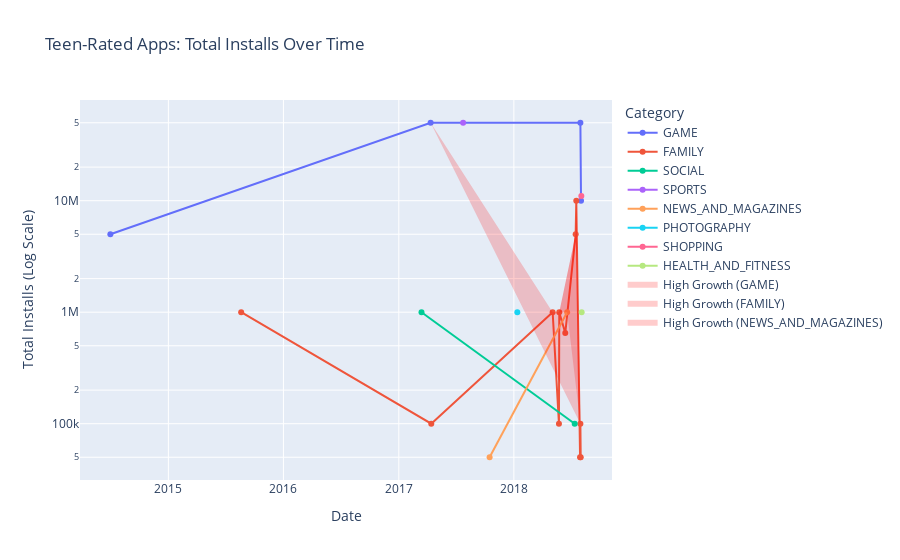
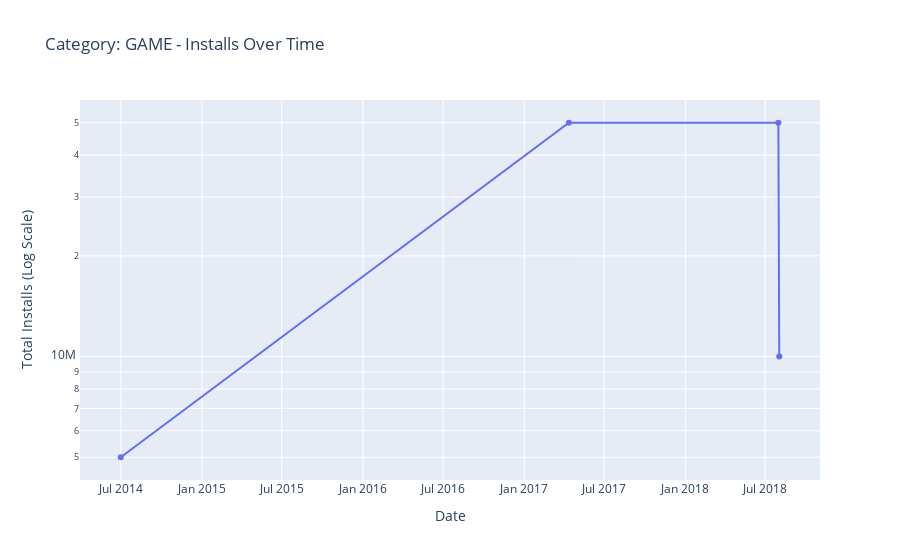
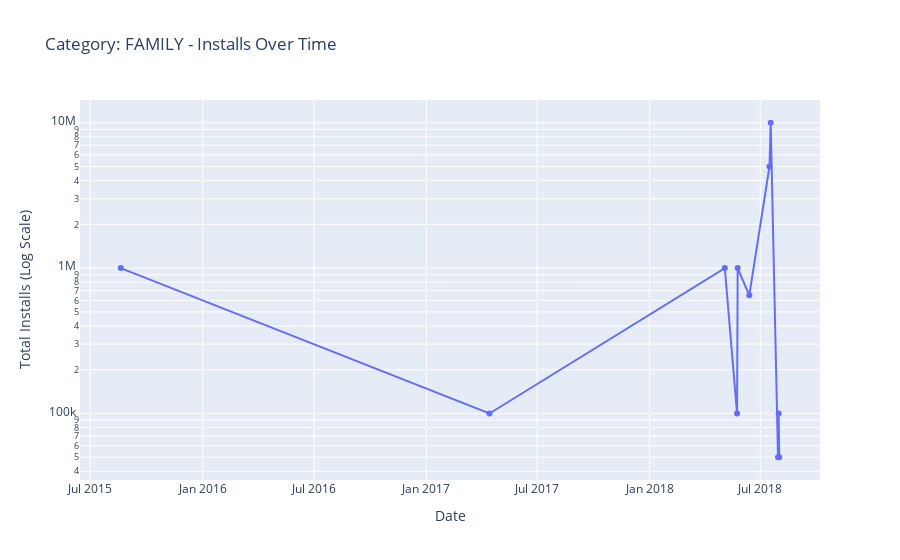
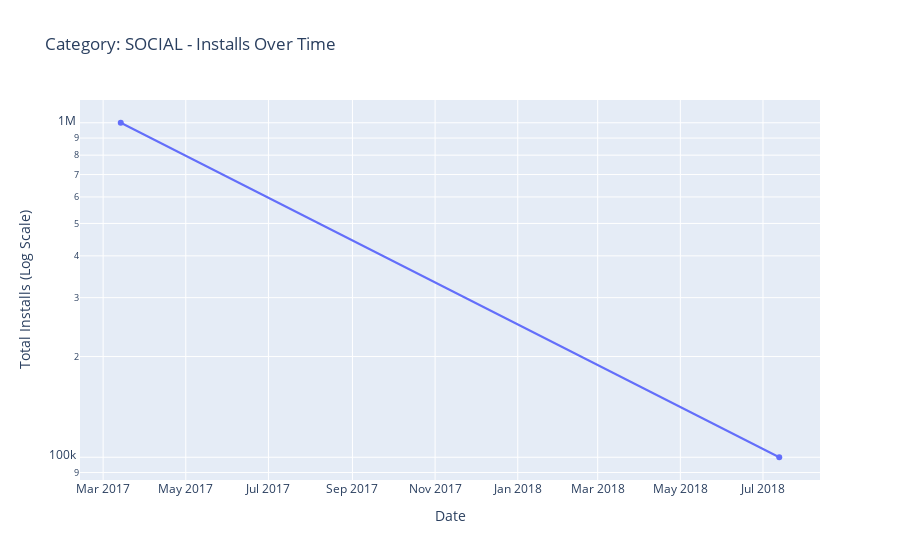

Notebook cell for these charts, in order:
### Code cell
import pandas as pd
import plotly.express as px
import plotly.graph_objects as go
import datetime as dt

# Load dataset
df = pd.read_csv("GooglePlayStore.zip", usecols=["App", "Category", "Installs", "Content Rating", "Last Updated"])

# Data Cleaning
df["Installs"] = df["Installs"].str.replace("[+,]", "", regex=True).astype(float)
df["Last Updated"] = pd.to_datetime(df["Last Updated"], errors="coerce")
df = df.dropna(subset=["Last Updated"])

# Filtering data based on conditions
filtered_df = df[
    (df["Content Rating"] == "Teen") &                   
    (df["App"].str.startswith("E")) &                    
    (df["Installs"] > 10000) &                           
    (df["Category"].notnull()) &                         
    (df["Last Updated"].notnull())                       
]

# Grouping and sorting
filtered_df = filtered_df.groupby(["Last Updated", "Category", "Content Rating"], as_index=False)["Installs"].sum()
filtered_df = filtered_df.sort_values("Last Updated")

# MoM Growth Calculation
filtered_df["Prev Installs"] = filtered_df.groupby("Category")["Installs"].shift(1)
filtered_df["MoM Growth"] = ((filtered_df["Installs"] - filtered_df["Prev Installs"]) / filtered_df["Prev Installs"]) * 100

# Time-based condition
current_time = dt.datetime.now().time()
if dt.time(18, 0) <= current_time <= dt.time(21, 0):  
    # Main Graph
    fig_main = px.line(
        filtered_df, 
        x="Last Updated", 
        y="Installs", 
        color="Category", 
        title="Teen-Rated Apps: Total Installs Over Time",
        markers=True, 
        hover_data=["MoM Growth", "Content Rating"]
    )

    fig_main.update_yaxes(title_text="Total Installs (Log Scale)", type="log")
    fig_main.update_xaxes(title_text="Date")

    # Highlight High Growth Areas
    for category in filtered_df["Category"].unique():
        category_data = filtered_df[filtered_df["Category"] == category]
        growth_exceeds_20 = category_data[category_data["MoM Growth"] > 20]

        fig_main.add_trace(go.Scatter(
            x=growth_exceeds_20["Last Updated"],
            y=growth_exceeds_20["Installs"],
            fill='tonexty',
            fillcolor="rgba(255, 0, 0, 0.2)",  
            mode="none",
            name=f"High Growth ({category})"
        ))

    fig_main.show()

    # Display Individual Graphs for Each Category
    for category in filtered_df["Category"].unique():
        category_data = filtered_df[filtered_df["Category"] == category]

        fig_category = px.line(
            category_data, 
            x="Last Updated", 
            y="Installs", 
            title=f"Category: {category} - Installs Over Time",
            markers=True
        )

        fig_category.update_yaxes(title_text="Total Installs (Log Scale)", type="log")
        fig_category.update_xaxes(title_text="Date")

        fig_category.show()

else:
    print("The graph is only available between 6 PM IST and 9 PM IST.")

### Figure 1 — Plotly figure (JSON) as saved in the notebook; plotly's stock layout.template omitted (floating-point values rounded to 4 significant figures)
{"data": [{"customdata": [[null, "Teen"], [900, "Teen"], [0, "Teen"], [-80, "Teen"]], "hovertemplate": "Category=GAME<br>Last Updated=%{x}<br>Installs=%{y}<br>MoM Growth=%{customdata[0]}<br>Content Rating=%{customdata[1]}<extra></extra>", "legendgroup": "GAME", "line": {"color": "#636efa", "dash": "solid"}, "marker": {"symbol": "circle"}, "mode": "markers+lines", "name": "GAME", "orientation": "v", "showlegend": true, "type": "scatter", "x": ["2014-07-01T00:00:00", "2017-04-12T00:00:00", "2018-07-31T00:00:00", "2018-08-02T00:00:00"], "xaxis": "x", "y": [5000000, 50000000, 50000000, 10000000], "yaxis": "y"}, {"customdata": [[null, "Teen"], [-90, "Teen"], [900, "Teen"], [-90, "Teen"], [900, "Teen"], [-35, "Teen"], [669.2, "Teen"], [100, "Teen"], [-99.5, "Teen"], [100, "Teen"], [-50, "Teen"]], "hovertemplate": "Category=FAMILY<br>Last Updated=%{x}<br>Installs=%{y}<br>MoM Growth=%{customdata[0]}<br>Content Rating=%{customdata[1]}<extra></extra>", "legendgroup": "FAMILY", "line": {"color": "#EF553B", "dash": "solid"}, "marker": {"symbol": "circle"}, "mode": "markers+lines", "name": "FAMILY", "orientation": "v", "showlegend": true, "type": "scatter", "x": ["2015-08-20T00:00:00", "2017-04-14T00:00:00", "2018-05-04T00:00:00", "2018-05-24T00:00:00", "2018-05-25T00:00:00", "2018-06-13T00:00:00", "2018-07-16T00:00:00", "2018-07-18T00:00:00", "2018-07-30T00:00:00", "2018-07-31T00:00:00", "2018-08-01T00:00:00"], "xaxis": "x", "y": [1000000, 100000, 1000000, 100000, 1000000, 650000, 5000000, 10000000, 50000, 100000, 50000], "yaxis": "y"}, {"customdata": [[null, "Teen"], [-90, "Teen"]], "hovertemplate": "Category=SOCIAL<br>Last Updated=%{x}<br>Installs=%{y}<br>MoM Growth=%{customdata[0]}<br>Content Rating=%{customdata[1]}<extra></extra>", "legendgroup": "SOCIAL", "line": {"color": "#00cc96", "dash": "solid"}, "marker": {"symbol": "circle"}, "mode": "markers+lines", "name": "SOCIAL", "orientation": "v", "showlegend": true, "type": "scatter", "x": ["2017-03-14T00:00:00", "2018-07-13T00:00:00"], "xaxis": "x", "y": [1000000, 100000], "yaxis": "y"}, {"customdata": [[null, "Teen"]], "hovertemplate": "Category=SPORTS<br>Last Updated=%{x}<br>Installs=%{y}<br>MoM Growth=%{customdata[0]}<br>Content Rating=%{customdata[1]}<extra></extra>", "legendgroup": "SPORTS", "line": {"color": "#ab63fa", "dash": "solid"}, "marker": {"symbol": "circle"}, "mode": "markers+lines", "name": "SPORTS", "orientation": "v", "showlegend": true, "type": "scatter", "x": ["2017-07-24T00:00:00"], "xaxis": "x", "y": [50000000], "yaxis": "y"}, {"customdata": [[null, "Teen"], [1900, "Teen"]], "hovertemplate": "Category=NEWS_AND_MAGAZINES<br>Last Updated=%{x}<br>Installs=%{y}<br>MoM Growth=%{customdata[0]}<br>Content Rating=%{customdata[1]}<extra></extra>", "legendgroup": "NEWS_AND_MAGAZINES", "line": {"color": "#FFA15A", "dash": "solid"}, "marker": {"symbol": "circle"}, "mode": "markers+lines", "name": "NEWS_AND_MAGAZINES", "orientation": "v", "showlegend": true, "type": "scatter", "x": ["2017-10-16T00:00:00", "2018-06-19T00:00:00"], "xaxis": "x", "y": [50000, 1000000], "yaxis": "y"}, {"customdata": [[null, "Teen"]], "hovertemplate": "Category=PHOTOGRAPHY<br>Last Updated=%{x}<br>Installs=%{y}<br>MoM Growth=%{customdata[0]}<br>Content Rating=%{customdata[1]}<extra></extra>", "legendgroup": "PHOTOGRAPHY", "line": {"color": "#19d3f3", "dash": "solid"}, "marker": {"symbol": "circle"}, "mode": "markers+lines", "name": "PHOTOGRAPHY", "orientation": "v", "showlegend": true, "type": "scatter", "x": ["2018-01-12T00:00:00"], "xaxis": "x", "y": [1000000], "yaxis": "y"}, {"customdata": [[null, "Teen"]], "hovertemplate": "Category=SHOPPING<br>Last Updated=%{x}<br>Installs=%{y}<br>MoM Growth=%{customdata[0]}<br>Content Rating=%{customdata[1]}<extra></extra>", "legendgroup": "SHOPPING", "line": {"color": "#FF6692", "dash": "solid"}, "marker": {"symbol": "circle"}, "mode": "markers+lines", "name": "SHOPPING", "orientation": "v", "showlegend": true, "type": "scatter", "x": ["2018-08-03T00:00:00"], "xaxis": "x", "y": [11000000], "yaxis": "y"}, {"customdata": [[null, "Teen"]], "hovertemplate": "Category=HEALTH_AND_FITNESS<br>Last Updated=%{x}<br>Installs=%{y}<br>MoM Growth=%{customdata[0]}<br>Content Rating=%{customdata[1]}<extra></extra>", "legendgroup": "HEALTH_AND_FITNESS", "line": {"color": "#B6E880", "dash": "solid"}, "marker": {"symbol": "circle"}, "mode": "markers+lines", "name": "HEALTH_AND_FITNESS", "orientation": "v", "showlegend": true, "type": "scatter", "x": ["2018-08-04T00:00:00"], "xaxis": "x", "y": [1000000], "yaxis": "y"}, {"fill": "tonexty", "fillcolor": "rgba(255, 0, 0, 0.2)", "mode": "none", "name": "High Growth (GAME)", "type": "scatter", "x": ["2017-04-12T00:00:00"], "y": [50000000]}, {"fill": "tonexty", "fillcolor": "rgba(255, 0, 0, 0.2)", "mode": "none", "name": "High Growth (FAMILY)", "type": "scatter", "x": ["2018-05-04T00:00:00", "2018-05-25T00:00:00", "2018-07-16T00:00:00", "2018-07-18T00:00:00", "2018-07-31T00:00:00"], "y": [1000000, 1000000, 5000000, 10000000, 100000]}, {"fill": "tonexty", "fillcolor": "rgba(255, 0, 0, 0.2)", "mode": "none", "name": "High Growth (SOCIAL)", "type": "scatter", "x": [], "y": []}, {"fill": "tonexty", "fillcolor": "rgba(255, 0, 0, 0.2)", "mode": "none", "name": "High Growth (SPORTS)", "type": "scatter", "x": [], "y": []}, {"fill": "tonexty", "fillcolor": "rgba(255, 0, 0, 0.2)", "mode": "none", "name": "High Growth (NEWS_AND_MAGAZINES)", "type": "scatter", "x": ["2018-06-19T00:00:00"], "y": [1000000]}, {"fill": "tonexty", "fillcolor": "rgba(255, 0, 0, 0.2)", "mode": "none", "name": "High Growth (PHOTOGRAPHY)", "type": "scatter", "x": [], "y": []}, {"fill": "tonexty", "fillcolor": "rgba(255, 0, 0, 0.2)", "mode": "none", "name": "High Growth (SHOPPING)", "type": "scatter", "x": [], "y": []}, {"fill": "tonexty", "fillcolor": "rgba(255, 0, 0, 0.2)", "mode": "none", "name": "High Growth (HEALTH_AND_FITNESS)", "type": "scatter", "x": [], "y": []}], "layout": {"legend": {"title": {"text": "Category"}, "tracegroupgap": 0}, "title": {"text": "Teen-Rated Apps: Total Installs Over Time"}, "xaxis": {"anchor": "y", "domain": [0, 1], "title": {"text": "Date"}}, "yaxis": {"anchor": "x", "domain": [0, 1], "title": {"text": "Total Installs (Log Scale)"}, "type": "log"}}}

### Figure 2 — Plotly figure (JSON) as saved in the notebook; plotly's stock layout.template omitted (floating-point values rounded to 4 significant figures)
{"data": [{"hovertemplate": "Last Updated=%{x}<br>Installs=%{y}<extra></extra>", "legendgroup": "", "line": {"color": "#636efa", "dash": "solid"}, "marker": {"symbol": "circle"}, "mode": "markers+lines", "name": "", "orientation": "v", "showlegend": false, "type": "scatter", "x": ["2014-07-01T00:00:00", "2017-04-12T00:00:00", "2018-07-31T00:00:00", "2018-08-02T00:00:00"], "xaxis": "x", "y": [5000000, 50000000, 50000000, 10000000], "yaxis": "y"}], "layout": {"legend": {"tracegroupgap": 0}, "title": {"text": "Category: GAME - Installs Over Time"}, "xaxis": {"anchor": "y", "domain": [0, 1], "title": {"text": "Date"}}, "yaxis": {"anchor": "x", "domain": [0, 1], "title": {"text": "Total Installs (Log Scale)"}, "type": "log"}}}

### Figure 3 — Plotly figure (JSON) as saved in the notebook; plotly's stock layout.template omitted (floating-point values rounded to 4 significant figures)
{"data": [{"hovertemplate": "Last Updated=%{x}<br>Installs=%{y}<extra></extra>", "legendgroup": "", "line": {"color": "#636efa", "dash": "solid"}, "marker": {"symbol": "circle"}, "mode": "markers+lines", "name": "", "orientation": "v", "showlegend": false, "type": "scatter", "x": ["2015-08-20T00:00:00", "2017-04-14T00:00:00", "2018-05-04T00:00:00", "2018-05-24T00:00:00", "2018-05-25T00:00:00", "2018-06-13T00:00:00", "2018-07-16T00:00:00", "2018-07-18T00:00:00", "2018-07-30T00:00:00", "2018-07-31T00:00:00", "2018-08-01T00:00:00"], "xaxis": "x", "y": [1000000, 100000, 1000000, 100000, 1000000, 650000, 5000000, 10000000, 50000, 100000, 50000], "yaxis": "y"}], "layout": {"legend": {"tracegroupgap": 0}, "title": {"text": "Category: FAMILY - Installs Over Time"}, "xaxis": {"anchor": "y", "domain": [0, 1], "title": {"text": "Date"}}, "yaxis": {"anchor": "x", "domain": [0, 1], "title": {"text": "Total Installs (Log Scale)"}, "type": "log"}}}

### Figure 4 — Plotly figure (JSON) as saved in the notebook; plotly's stock layout.template omitted (floating-point values rounded to 4 significant figures)
{"data": [{"hovertemplate": "Last Updated=%{x}<br>Installs=%{y}<extra></extra>", "legendgroup": "", "line": {"color": "#636efa", "dash": "solid"}, "marker": {"symbol": "circle"}, "mode": "markers+lines", "name": "", "orientation": "v", "showlegend": false, "type": "scatter", "x": ["2017-03-14T00:00:00", "2018-07-13T00:00:00"], "xaxis": "x", "y": [1000000, 100000], "yaxis": "y"}], "layout": {"legend": {"tracegroupgap": 0}, "title": {"text": "Category: SOCIAL - Installs Over Time"}, "xaxis": {"anchor": "y", "domain": [0, 1], "title": {"text": "Date"}}, "yaxis": {"anchor": "x", "domain": [0, 1], "title": {"text": "Total Installs (Log Scale)"}, "type": "log"}}}
